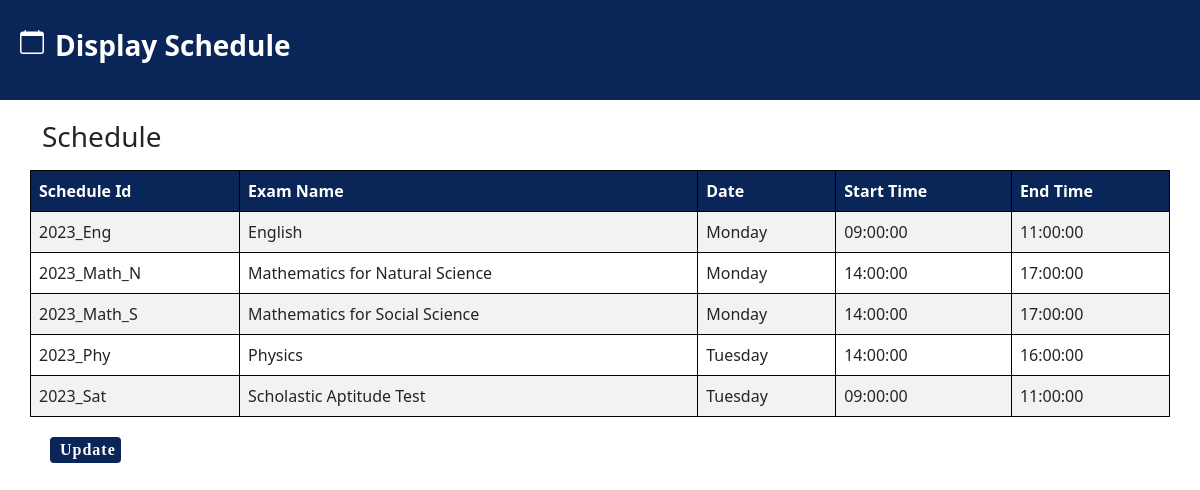
The app's page /display_schedule.php with its own data.
### tables this page shows
CREATE TABLE `schedule` (
  `Schedule_id` varchar(11) NOT NULL,
  `Admin_id` varchar(10) NOT NULL,
  `Exam_name` varchar(50) NOT NULL,
  `Stream` varchar(10) NOT NULL,
  `Dat` varchar(25) NOT NULL,
  `Start_time` time NOT NULL,
  `End_time` time NOT NULL
);

### display_schedule.php (the view, shortened to what this page needs)
<?php
include 'connection.php';
?>
<!DOCTYPE html>
<html lang="en">
<head>
  <link rel="stylesheet" href="css/styleQ.css">
  <link href="https://cdn.jsdelivr.net/npm/bootstrap@5.3.0-alpha1/dist/css/bootstrap.min.css" rel="stylesheet"
>
  <link rel="stylesheet" href="css/sched_style.css">
</head>
<body>
  <header id="header">
    <div class="row">
      <i class="bi bi-calendar">
        <svg xmlns="http://www.w3.org/2000/svg" width="24" height="24" fill="white" class="bi bi-calendar"
          viewBox="0 0 16 16">
          <path
            d="M3.5 0a.5.5 0 0 1 .5.5V1h8V.5a.5.5 0 0 1 1 0V1h1a2 2 0 0 1 2 2v11a2 2 0 0 1-2 2H2a2 2 0 0 1-2-2V3a2 2 0 0 1 2-2h1V.5a.5.5 0 0 1 .5-.5zM1 4v10a1 1 0 0 0 1 1h12a1 1 0 0 0 1-1V4H1z" />
        </svg>
      </i>
      <h3 class="topic">Display Schedule</h3>
    </div>
  </header>
  <section id="up">
    <div class="container">
      <div class="row">
        <legend>
          <h3>Schedule</h3>
        </legend>
        <table>
          <tr>
            <th>Schedule Id</th>
            <th>Exam Name</th>
            <th>Date</th>
            <th>Start Time</th>
            <th>End Time</th>
          </tr>
          <?php
          $query = "SELECT * FROM schedule";
          $result = mysqli_query($conn, $query);
          while ($row = mysqli_fetch_assoc($result)) {
            ?>
            <tr>
              <td>
                <?php echo $row["Schedule_id"]; ?>
              </td>
              <td>
                <?php echo $row["Exam_name"]; ?>
              </td>
              <td>
                <?php echo $row["Dat"]; ?>
              </td>
              <td>
                <?php echo $row["Start_time"]; ?>
              </td>
              <td>
                <?php echo $row["End_time"]; ?>
              </td>
            </tr>
            <?php
          }
          ?>
        </table>
        <div class="row col-lg-1">
          <a href="" class="btn-update" data-bs-toggle="modal" data-bs-target="#Update" style="margin-top:20px;"> Update
          </a>
        </div>
      </div>
    </div>
  </section>
</body>
</html>

### css/styleQ.css (style rules this page uses)
body { overflow-x: hidden; }
#header { background: #0A2558; transition: all 0.5s; z-index: 997; padding: 20px 0; height: 100px; margin-bottom: 20px; overflow: hidden; }
#header .row { margin: 8px; }
#header .row h3 { font-weight: bold; font-size: 28px; color: white; margin-left: 35px; margin-top: -25px; display: inline; }
.btn-update { font-family: "Raleway"; font-weight: bolder; font-size: 14px; letter-spacing: 1px; display: inline-block; padding: 10px; border-radius: 4px; line-height: 1; color: #fff; background: #454868; width: 10px; margin-left: 20px; text-decoration: none; }
#up table { border-collapse: collapse; }
#up table td, table th { border: 1px solid #000; }

### css/sched_style.css (style rules this page uses)
table { width: 100%; border-collapse: collapse; margin-top: 20px; }
th, td { text-align: left; padding: 8px; }
th { background-color: #0A2558; color: white; }
tr:nth-child(even) { background-color: #f2f2f2; }
.btn-update { display: inline-block; background-color: #0A2558; color: white; border: none; padding: 5px 10px; font-size: 16px; border-radius: 4px; cursor: pointer; transition: background-color 0.3s ease; }

### records on screen
schedule: Schedule_id "2023_Eng", Exam_name "English", Dat "Monday", Start_time "09:00:00", End_time "11:00:00"
schedule: Schedule_id "2023_Math_N", Exam_name "Mathematics for Natural Science", Dat "Monday", Start_time "14:00:00", End_time "17:00:00"
schedule: Schedule_id "2023_Math_S", Exam_name "Mathematics for Social Science", Dat "Monday", Start_time "14:00:00", End_time "17:00:00"
schedule: Schedule_id "2023_Phy", Exam_name "Physics", Dat "Tuesday", Start_time "14:00:00", End_time "16:00:00"
schedule: Schedule_id "2023_Sat", Exam_name "Scholastic Aptitude Test", Dat "Tuesday", Start_time "09:00:00", End_time "11:00:00"
